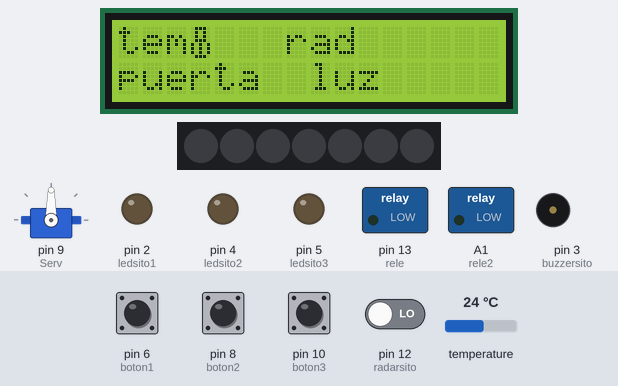
Recording of a sketch running on a simulated Arduino Uno, built with avr-gcc and run on an emulated ATmega328P. Shown: 16×2 character LCD, 7 RGB LEDs in strip order, left to right, servo, switched loads named in the sketch (green lamp = pin HIGH), output pins drawn as LEDs (lit = HIGH), buzzer (waves = sounding). The inputs (shaded band) are chosen by the test bench; at power-on: pin 6 (boton1), pin 8 (boton2), pin 10 (boton3) HIGH, pin 12 (radarsito) LOW, temperature 24 °C.

Above: at 1.3 s.
1.4 s: temperature set to 28 °C
11.5 s: pin 12 (radarsito) driven HIGH
At 21.4 s:
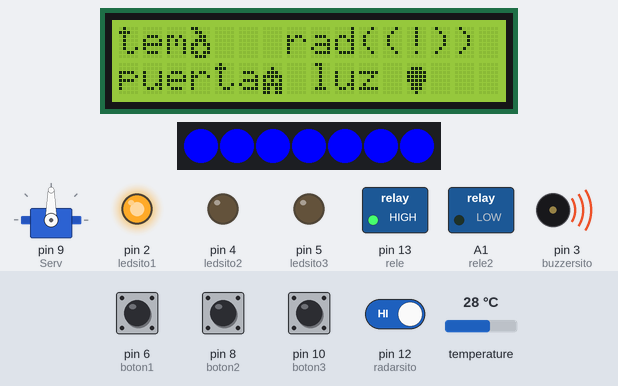
21.6 s: pin 10 (boton3) pulled LOW for 3 s
At 36.0 s:
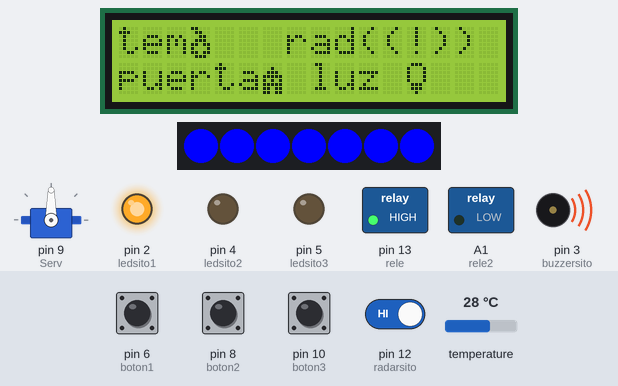
36.7 s: temperature set to 25.6 °C
46.8 s: temperature set to 24.1 °C
At 56.7 s:
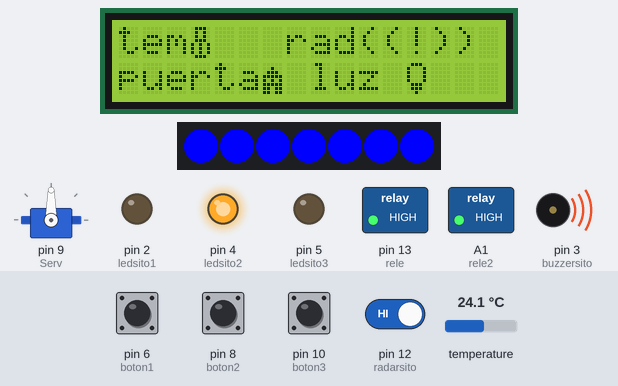
56.9 s: pin 12 (radarsito) driven LOW
At 70.3 s:
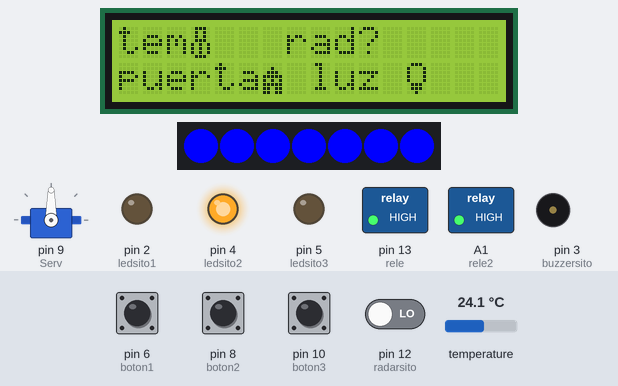
Timing chart, 0 to 71.8 s (numbered marks = the images above; inputs shaded):
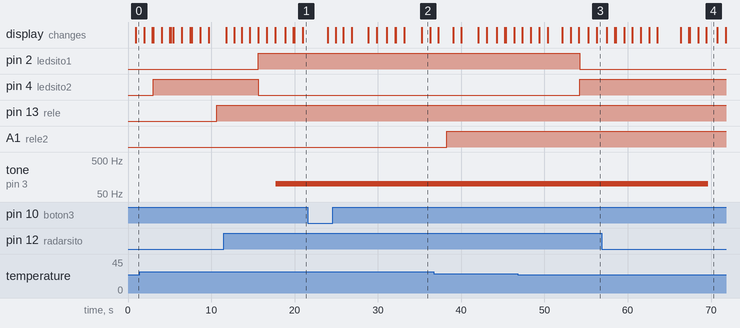

Measured:
- the behaviour switches between 25 and 24.9 °C on temperature (found by bisection; images 2 and 3)
- after the input at 11.5 s, tone on pin 3 (buzzersito): silent → 100 Hz after 6.3 s; the display: first differs from a run without the input after 4.1 s (image 1)
- after the input at 21.6 s, the display: first differs from a run without the input after 13.7 s (image 2)
- after the input at 46.8 s, pin 2 (ledsito1): HIGH → LOW after 7.4 s; pin 4 (ledsito2): LOW → HIGH after 7.4 s; the display: first differs from a run without the input after 5.3 s (image 3)
- after the input at 56.9 s, tone on pin 3 (buzzersito): 100 Hz → silent after 12.8 s; the display: first differs from a run without the input after 10.6 s (image 4)
- what the display in image 2 shows lasts 1.0 s, from 35.3 s to 36.3 s

The sketch:

practica_7.ino
```cpp
/*
 Fundacion Kinal
 Centro Educativo Tecnico Laboral Kinal
 Electronica
 Grado: Quinto
 Seccion: A
 Curso: Taller de electronica digital y reparacion de computadoras
 Nombre: Esteban Andres Rivas Arreaga
 Carnet: 2020198
 */

 enum colores
{
   rojo,
   azul
 };

#include <Adafruit_NeoPixel.h>
#include <Servo.h>
#include <Wire.h>
#include <LiquidCrystal_I2C.h>
#include <OneWire.h>
#include <DallasTemperature.h>

#define ledsito1 2
#define ledsito2 4
#define ledsito3 5
#define cantidad_ledsitos 7
#define Neopix  11
#define Serv 9
#define boton1 6
#define boton2 8
#define boton3 10
#define buzzersito 3
#define rele 13
#define rele2 A1
#define radarsito 12
#define Cantidad_Leds 7
#define pin_Led 11
int estado = 0;
int estado2 = 0;
int estado3 = 0;
int valorsito = 0;
int valorsito2 = 0;
int valorsito3 = 0;
int valorsito4 = 0;
int valorsito_antiguo;
int valorsito_antiguo2;
int valorsito_antiguo3;


//Constructores
Adafruit_NeoPixel ruedita(cantidad_ledsitos,Neopix, NEO_GRB + NEO_KHZ800);
OneWire ourWire(7);
DallasTemperature sensorsito(&ourWire);
LiquidCrystal_I2C lcdsito(0x27,16,2);
Servo Servito;

byte fueguito[8] = {
  B00011,
  B00110,
  B01100,
  B01110,
  B10001,
  B10001,
  B10001,
  B01110
};
byte fueguito2[8] = {
  B11000,
  B01100,
  B00110,
  B01110,
  B11011,
  B10001,
  B11011,
  B01110
};

byte termometromedio[8] = {
  B01110,
  B01010,
  B01010,
  B01110,
  B10101,
  B10101,
  B10101,
  B01110
};

byte nevando[8] = {
  B10101,
  B01010,
  B10101,
  B01010,
  B10101,
  B01010,
  B00000,
  B11111
};

byte cerrado[8] = {
  B00000,
  B00100,
  B01110,
  B11111,
  B10101,
  B11111,
  B11111,
  B11111
};

byte abierto[8] = {
  B00000,
  B00100,
  B01110,
  B11111,
  B10101,
  B11111,
  B11011,
  B11011
};


byte apagado[8] = {
  B01110,
  B10001,
  B10001,
  B10001,
  B10001,
  B01110,
  B01110,
  B00100
};


byte encendidoo[8] = {
  B00000,
  B01110,
  B11111,
  B11111,
  B11111,
  B01110,
  B01110,
  B00100
};

void colorsitos(int color);

void setup() {
lcdsito.init();
lcdsito.backlight();   //Inicio la comunicacion serial
sensorsito.begin();   //Se inicia el sensor}
ruedita.begin();
pinMode(ledsito1,OUTPUT);
pinMode(ledsito2,OUTPUT);
pinMode(ledsito3,OUTPUT);
Servito.attach(Serv);
pinMode(boton1,INPUT_PULLUP);
pinMode(boton2,INPUT_PULLUP);
pinMode(boton3,INPUT_PULLUP);
pinMode(rele,OUTPUT);
pinMode(rele2,OUTPUT);
pinMode(buzzersito, OUTPUT);
lcdsito.createChar(0,fueguito);
lcdsito.createChar(1,fueguito2);
lcdsito.createChar(2,termometromedio);
lcdsito.createChar(3,nevando);
lcdsito.createChar(4,cerrado);
lcdsito.createChar(5,abierto);
lcdsito.createChar(6,encendidoo);
lcdsito.createChar(7,apagado);
lcdsito.setCursor(0,0);
lcdsito.print("tem");
lcdsito.setCursor(7,0);
lcdsito.print("rad");
lcdsito.setCursor(0,1);
lcdsito.print("puerta");
lcdsito.setCursor(8,1);
lcdsito.print("luz");
}

void loop() {
sensorsito.requestTemperatures();   //Se envía el comando para leer la temperatura
float temperaturita= sensorsito.getTempCByIndex(0); //Se obtiene la temperatura en ºC
  if(temperaturita >=15 && temperaturita <=21){
      lcdsito.setCursor(3,0);
      lcdsito.write(3);
      delay(1000);
      lcdsito.setCursor(3,0);
      lcdsito.print(" ");
      delay(1000);
      lcdsito.setCursor(3,0);
      lcdsito.write(3);
      delay(100);
      digitalWrite(ledsito1,HIGH);
      digitalWrite(ledsito2,LOW);
      digitalWrite(ledsito3,HIGH);
  }
    if(temperaturita >21 && temperaturita <25){
      lcdsito.setCursor(3,0);
      lcdsito.write(2);
      delay(1000);
      lcdsito.setCursor(3,0);
      lcdsito.print(" ");
      delay(1000);
      lcdsito.setCursor(3,0);
      lcdsito.write(2);
      delay(100);
      digitalWrite(ledsito1,LOW);
      digitalWrite(ledsito2,HIGH);
      digitalWrite(ledsito3,LOW);
    }
      if(temperaturita >25 && temperaturita <45){
      lcdsito.setCursor(3,0);
      lcdsito.write(0);
      delay(1000);
      lcdsito.setCursor(3,0);
      lcdsito.write(1);
      delay(1000);
      digitalWrite(ledsito1,HIGH);
      digitalWrite(ledsito2,LOW);
      digitalWrite(ledsito3,LOW);
      }
radaractivo();

ciervo();

foco1();

foco2();

}

void colorsitos(int color)
{
  switch(color)
  {
   case(rojo):
   {
    for(int i =0; i<8; i++)
    {
     ruedita.setPixelColor(i,ruedita.Color(255,0,0));
     ruedita.show();
     }
  }
  case(azul):
  {
    for(int i=0; i<8; i++)
    {
     ruedita.setPixelColor(i,ruedita.Color(0,0,255));
     ruedita.show();
    }
  }
}
}


void ciervo(){
 valorsito2 = digitalRead(boton1);
  if((valorsito2==1) && (valorsito_antiguo==0))
{
  estado=!estado;
  delay(100);
}
valorsito_antiguo=valorsito2;
if(estado==1){
  lcdsito.setCursor(6,1);
  lcdsito.write(5);
  delay(1000);
  lcdsito.setCursor(6,1);
  lcdsito.print(" ");
  delay(1000);
  lcdsito.setCursor(6,1);
  lcdsito.write(5);
  delay(100);
  Servito.write(90);
}
else{
  lcdsito.setCursor(6,1);
  lcdsito.write(4);
  delay(1000);
  lcdsito.setCursor(6,1);
  lcdsito.print(" ");
  delay(1000);
  lcdsito.setCursor(6,1);
  lcdsito.write(4);
  delay(100);
  Servito.write(0);
}
}

void foco1(){
  valorsito3=digitalRead(boton2);
  if((valorsito3==1) && (valorsito_antiguo2==0))
{
  estado2=!estado2;
  delay(100);
}
valorsito_antiguo2=valorsito3;
if(estado2==1){
  lcdsito.setCursor(11,1);
  lcdsito.write(6);
  delay(1000);
  lcdsito.setCursor(11,1);
  lcdsito.print(" ");
  delay(1000);
  lcdsito.write(6);
  delay(1000);
  digitalWrite(rele, HIGH);
}
else{
  lcdsito.setCursor(11,1);
  lcdsito.write(7);
  delay(1000);
  lcdsito.setCursor(11,1);
  lcdsito.print(" ");
  delay(1000);
  lcdsito.setCursor(11,1);
  lcdsito.write(7);
  delay(1000);
  digitalWrite(rele, LOW);
}
}

void foco2(){
  valorsito4=digitalRead(boton3);
  if((valorsito4==1) && (valorsito_antiguo3==0))
{
  estado3=!estado3;
  delay(100);
}
valorsito_antiguo3=valorsito4;
if(estado3==1){
  lcdsito.setCursor(12,1);
  lcdsito.write(6);
  delay(1000);
  lcdsito.setCursor(12,1);
  lcdsito.print(" ");
  delay(1000);
  lcdsito.setCursor(12,1);
  lcdsito.write(6);
  delay(100);
  digitalWrite(rele2,LOW);
}
else{
  lcdsito.setCursor(12,1);
  lcdsito.write(7);
  delay(1000);
  lcdsito.setCursor(12,1);
  lcdsito.print(" ");
  delay(1000);
  lcdsito.setCursor(12,1);
  lcdsito.write(7);
  delay(1000);
  digitalWrite(rele2, HIGH);
}
}

void radaractivo(){
  valorsito = digitalRead(radarsito);
  if(valorsito==1)
{
  lcdsito.setCursor(10,0);
  lcdsito.print("((!))");
  delay(1000);
  lcdsito.setCursor(10,0);
  lcdsito.print("     ");
  delay(1000);
  lcdsito.setCursor(10,0);
  lcdsito.print("((!))");
  delay(100);
  tone(buzzersito, 100);
  delay(100);
}
else
{
  lcdsito.setCursor(10,0);
  lcdsito.print("     ");
  lcdsito.setCursor(10,0);
  lcdsito.print("?");
  delay(1000);
  lcdsito.setCursor(10,0);
  lcdsito.print(" ");
  delay(1000);
  lcdsito.setCursor(10,0);
  lcdsito.print("?");
  delay(100);
  colorsitos(rojo);
  delay(10);
  colorsitos(azul);
  delay(100);
  noTone(buzzersito);
  delay(100);
}
}
```
